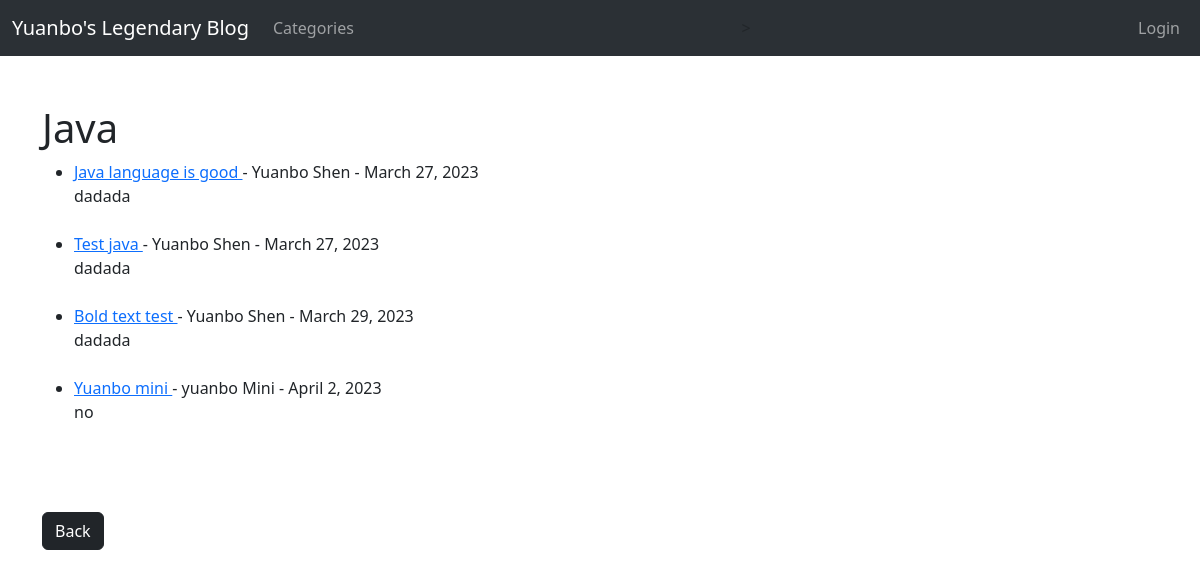
/category/Java/, run on an earlier commit of the app's database.
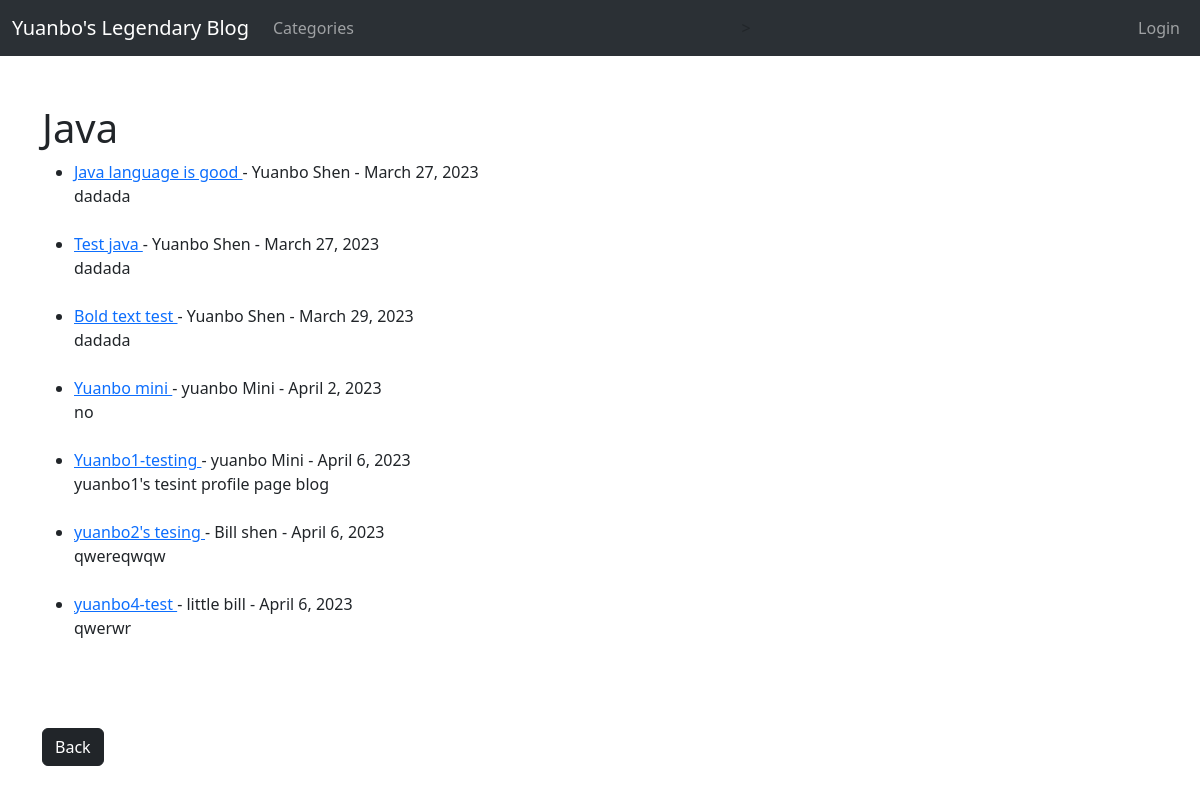
And on a later commit of the database.
### blogproject/models.py (models this page shows, shortened)
class Post(models.Model):
    title = models.CharField(max_length=255)
    header_image = models.ImageField(null = True, blank= True, upload_to="images/")
    author = models.ForeignKey(User, on_delete=models.CASCADE)
    body = RichTextField(blank=True, null=True)
    post_date = models.DateField(auto_now_add=True)
    post_time = models.DateTimeField(auto_now_add=True)
    category = models.CharField(max_length = 255, default= "uncategorized")
    snippet = models.CharField(max_length = 255)

### blogproject/views.py (the view)
# urls.py: path('category/<str:cats>/', CategoryView, name = 'category'),
def CategoryView(request, cats):
    category_posts = Post.objects.filter(category = cats)
    return render(request, 'categories.html', {'cats':cats, 'category_posts' : category_posts})

### blogproject/templates/categories.html (shortened to what this page needs)
{% extends 'base.html' %}
{% block content %}
{% if category_posts %}
    <h1>{{ cats }}</h1>
    <ul>
        {% for post in category_posts %}
            <li><a href="{% url 'article-detail' post.pk %}"> {{ post.title }} </a>
                - {{ post.author.first_name }} {{ post.author.last_name }}
                - {{ post.post_date }}
                <br/>
            {{ post.snippet }}</li>
            <br/>
        {% endfor%}
        </ul>
    <br/><br/>
    <a  href="{% url 'home' %}" class="btn btn-dark"> Back</a>
{% else %}
        <h2>Sorry, this page does not exists...or there are no blogs in this category.</h2>
        <br/><br/>
        <a  href="{% url 'home' %}" class="btn btn-dark"> Back</a>
{% endif %}
{% endblock %}

What changed in the data, as far as the page shows it:
added Post: title "Yuanbo1-testing", author.first_name "yuanbo", author.last_name "Mini", post_date "April 6, 2023", snippet "yuanbo1's tesint profile page blog"
added Post: title "yuanbo2's tesing", author.first_name "Bill", author.last_name "shen", post_date "April 6, 2023", snippet "qwereqwqw"
added Post: title "yuanbo4-test", author.first_name "little", author.last_name "bill", post_date "April 6, 2023", snippet "qwerwr"
